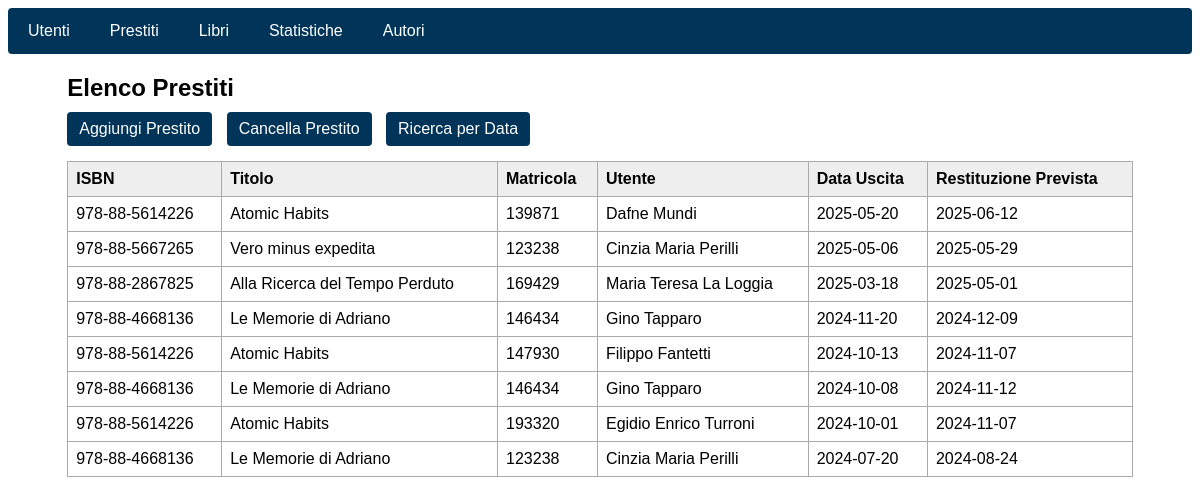
Screenshot of /prestiti/get.php with the database file from the repository.
### tables this page shows
CREATE TABLE Prestito (
    id_copia INT NOT NULL,
    matricola VARCHAR(6) NOT NULL,
    data_uscita DATE NOT NULL,
    data_restituzione_prevista DATE,
    PRIMARY KEY (id_copia, matricola, data_uscita),
    FOREIGN KEY (id_copia) REFERENCES CopiaLibro(id_copia) ON DELETE CASCADE,
    FOREIGN KEY (matricola) REFERENCES Utente(matricola) ON DELETE CASCADE
);

CREATE TABLE Libro (
    ISBN VARCHAR(20) PRIMARY KEY,
    titolo VARCHAR(255) NOT NULL,
    anno_pubblicazione INT,
    lingua VARCHAR(50)
);

CREATE TABLE Utente (
    matricola VARCHAR(6) PRIMARY KEY,
    nome VARCHAR(100) NOT NULL,
    cognome VARCHAR(100) NOT NULL,
    indirizzo VARCHAR(255),
    telefono VARCHAR(20)
);

### prestiti/get.php (the view, shortened to what this page needs)
<?php
require_once("../connect.php");
$query = "
    SELECT
        P.matricola,
        U.nome AS nome_utente,
        U.cognome AS cognome_utente,
        L.ISBN,
        L.titolo,
        P.data_uscita,
        P.data_restituzione_prevista
    FROM Prestito P
    JOIN CopiaLibro C ON P.id_copia = C.id_copia
    JOIN Libro L ON C.ISBN = L.ISBN
    JOIN Utente U ON P.matricola = U.matricola
    ORDER BY P.data_uscita DESC
";
$result = mysqli_query($connection, $query);
?>
<!DOCTYPE html>
<html lang="it">
<head>
</head>
<body>
    <?php include("../navbar.php"); ?>
    <div class="container">
        <h2>Elenco Prestiti</h2>
        <div class="buttons">
            <a href="add.php" class="btn">Aggiungi Prestito</a>
            <a href="delete.php" class="btn">Cancella Prestito</a>
            <a href="search.php" class="btn">Ricerca per Data</a>
        </div>
        <table>
            <thead>
                <tr>
                    <th>ISBN</th>
                    <th>Titolo</th>
                    <th>Matricola</th>
                    <th>Utente</th>
                    <th>Data Uscita</th>
                    <th>Restituzione Prevista</th>
                </tr>
            </thead>
            <tbody>
                <?php if ($result && mysqli_num_rows($result) > 0): ?>
                    <?php while ($row = mysqli_fetch_assoc($result)): ?>
                        <tr>
                            <td><?= htmlspecialchars($row['ISBN']) ?></td>
                            <td><?= htmlspecialchars($row['titolo']) ?></td>
                            <td><?= htmlspecialchars($row['matricola']) ?></td>
                            <td><?= htmlspecialchars($row['nome_utente']) . " " . htmlspecialchars($row['cognome_utente']) ?></td>
                            <td><?= htmlspecialchars($row['data_uscita']) ?></td>
                            <td><?= htmlspecialchars($row['data_restituzione_prevista']) ?></td>
                        </tr>
                    <?php endwhile; ?>
                <?php else: ?>
                    <tr>
                        <td colspan="6">Nessun prestito trovato.</td>
                    </tr>
                <?php endif; ?>
            </tbody>
        </table>
    </div>
</body>
</html>

### prestiti/get.php (style rules this page uses)
body { font-family: Arial, sans-serif; }
h2 { margin-bottom: 10px; }
.container { width: 90%; margin: 20px auto; }
.btn { display: inline-block; margin-right: 10px; padding: 8px 12px; background-color: #003459; color: white; text-decoration: none; border-radius: 4px; }
table { width: 100%; border-collapse: collapse; margin-top: 15px; }
th, td { border: 1px solid #aaa; padding: 8px; text-align: left; }
th { background-color: #eee; }

### navbar.php (style rules this page uses)
* { font-family: Arial, Helvetica, sans-serif; }

### rows the page displays
prestito: libro.ISBN "978-88-5614226", libro.titolo "Atomic Habits", matricola "139871", matricola.nome "Dafne", matricola.cognome "Mundi", data_uscita "2025-05-20", data_restituzione_prevista "2025-06-12"
prestito: libro.ISBN "978-88-5667265", libro.titolo "Vero minus expedita", matricola "123238", matricola.nome "Cinzia Maria", matricola.cognome "Perilli", data_uscita "2025-05-06", data_restituzione_prevista "2025-05-29"
prestito: libro.ISBN "978-88-2867825", libro.titolo "Alla Ricerca del Tempo Perduto", matricola "169429", matricola.nome "Maria Teresa", matricola.cognome "La Loggia", data_uscita "2025-03-18", data_restituzione_prevista "2025-05-01"
prestito: libro.ISBN "978-88-4668136", libro.titolo "Le Memorie di Adriano", matricola "146434", matricola.nome "Gino", matricola.cognome "Tapparo", data_uscita "2024-11-20", data_restituzione_prevista "2024-12-09"
prestito: libro.ISBN "978-88-5614226", libro.titolo "Atomic Habits", matricola "147930", matricola.nome "Filippo", matricola.cognome "Fantetti", data_uscita "2024-10-13", data_restituzione_prevista "2024-11-07"
prestito: libro.ISBN "978-88-4668136", libro.titolo "Le Memorie di Adriano", matricola "146434", matricola.nome "Gino", matricola.cognome "Tapparo", data_uscita "2024-10-08", data_restituzione_prevista "2024-11-12"
prestito: libro.ISBN "978-88-5614226", libro.titolo "Atomic Habits", matricola "193320", matricola.nome "Egidio Enrico", matricola.cognome "Turroni", data_uscita "2024-10-01", data_restituzione_prevista "2024-11-07"
prestito: libro.ISBN "978-88-4668136", libro.titolo "Le Memorie di Adriano", matricola "123238", matricola.nome "Cinzia Maria", matricola.cognome "Perilli", data_uscita "2024-07-20", data_restituzione_prevista "2024-08-24"
